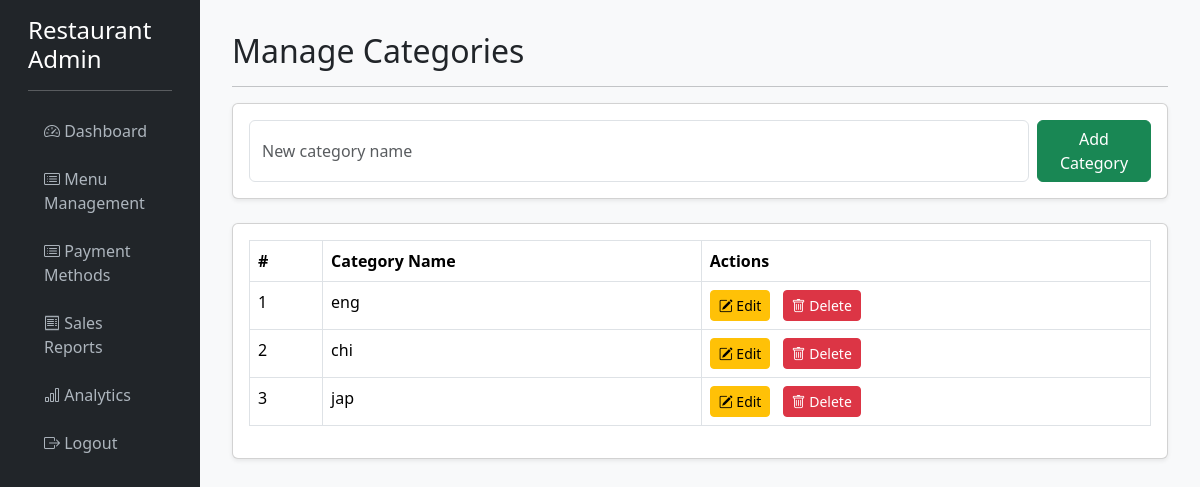
The app's page /admin/categories (signed in), older data.
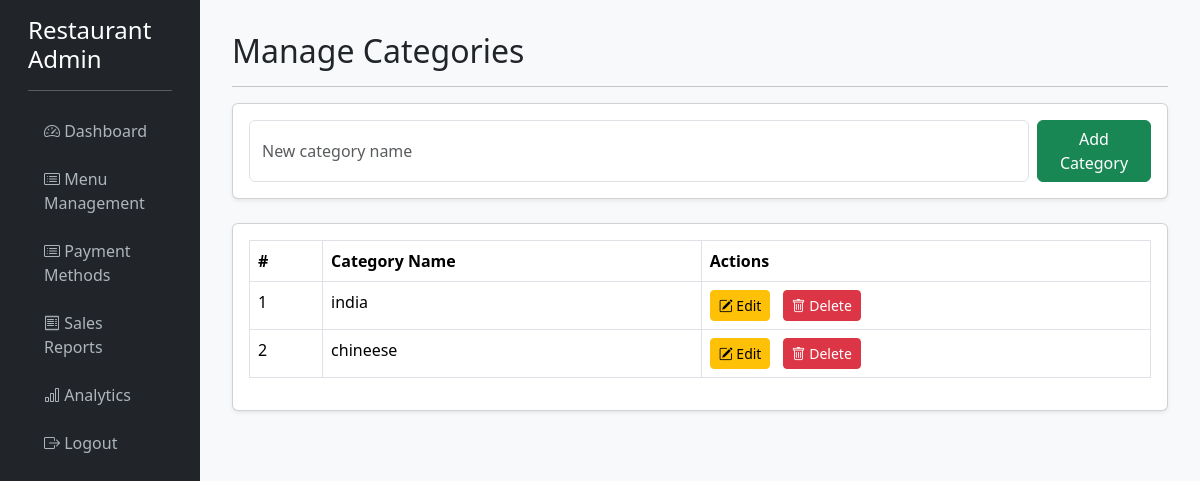
The same page, newer data.
### tables this page shows
CREATE TABLE categories (
                id INTEGER PRIMARY KEY AUTOINCREMENT,
                name TEXT NOT NULL UNIQUE,
                created_at TEXT NOT NULL DEFAULT CURRENT_TIMESTAMP
            );

### app.py (the view)
@admin_bp.route("/categories")
def categories_page():
	db = get_db()
	cursor = db.cursor()
	cursor.execute("SELECT * FROM categories ORDER BY id")
	categories = cursor.fetchall()
	cursor.close()
	return render_template("admin/category_management.html", categories=categories)

### app.py (called while the page is built, shortened)
def get_db():
	db = getattr(g, '_database', None)
	if db is None:
		db = g._database = sqlite3.connect('restaurant.db')
		db.row_factory = sqlite3.Row  # This enables dictionary-like access
	return db

@app.teardown_appcontext
def close_connection(exception):
	db = getattr(g, '_database', None)
	if db is not None:
		db.close()

def is_session_expired(x):
	if x == "admin":
		if 'logged_in' not in session or 'last_activity' not in session:
			return True
		timeout = 3600
		if time.time() - session['last_activity'] > timeout:
			return True
		session['last_activity'] = time.time()
	return False

@admin_bp.before_request
def before_admin_request():
	if request.endpoint and request.endpoint.startswith('admin.'):
		if request.endpoint not in ['admin.login', 'admin.forget_password']:
			if session.get('admin_device_id') != request.remote_addr:
				flash("Access denied. You can only access this page from the device you logged in on.", "danger")
				session.clear()
				return redirect(url_for("admin.login"))
			if is_session_expired("admin"):
				session.clear()
				flash("Your session has expired. Please log in again.", "info")
				return redirect(url_for("admin.login"))

### templates/admin/category_management.html (shortened to what this page needs)
{% extends "base_admin.html" %}
{% block page_title %}Manage Categories{% endblock %}
{% block content %}
<div class="card mb-4 shadow-sm">
    <div class="card-body d-flex align-items-center">
        <form class="d-flex flex-grow-1" method="POST" action="{{ url_for('admin.add_category') }}">
            <input type="text" name="category_name" class="form-control me-2" placeholder="New category name" required>
            <button type="submit" class="btn btn-success">Add Category</button>
        </form>
    </div>
</div>
<div class="card shadow-sm">
    <div class="card-body">
        <table class="table table-bordered">
            <thead>
                <tr>
                    <th>#</th>
                    <th>Category Name</th>
                    <th>Actions</th>
                </tr>
            </thead>
            <tbody>
                {% for cat in categories %}
                <tr>
                    <td>{{ loop.index }}</td>
                    <td>{{ cat.name }}</td>
                    <td>
                        <a href="{{ url_for('admin.edit_category', category_name=cat.name) }}"
                           class="btn btn-sm btn-warning me-2">
                           <i class="bi bi-pencil-square"></i> Edit
                        </a>
                        <form method="POST" action="{{ url_for('admin.delete_category', category_name=cat.name) }}"
                              style="display:inline-block;" onsubmit="return confirm('Delete this category and all its dishes?');">
                            <button type="submit" class="btn btn-sm btn-danger">
                                <i class="bi bi-trash"></i> Delete
                            </button>
                        </form>
                    </td>
                </tr>
                {% endfor %}
            </tbody>
        </table>
    </div>
</div>
{% endblock %}

### templates/base_admin.html (shortened to what this page needs)
<!DOCTYPE html>
<html lang="en">
<head>
    <link href="https://cdn.jsdelivr.net/npm/bootstrap@5.3.2/dist/css/bootstrap.min.css" rel="stylesheet">
    <link href="https://cdn.jsdelivr.net/npm/bootstrap-icons/font/bootstrap-icons.css" rel="stylesheet">
</head>
<body>
<div class="container-fluid">
    <div class="row">
        <nav class="col-md-2 sidebar d-md-block">
            <div class="p-3">
                <h4 class="text-white">Restaurant Admin</h4>
                <hr>
                <a href="{{ url_for('admin.dashboard') }}" class="{% if request.endpoint == 'admin.dashboard' %}active{% endif %}">
                    <i class="bi bi-speedometer2"></i> Dashboard
                </a>
                <a href="{{ url_for('admin.menu') }}" class="{% if request.endpoint == 'admin.menu' %}active{% endif %}">
                    <i class="bi bi-card-list"></i> Menu Management
                </a>
                <a href="{{ url_for('admin.payment_methods') }}" class="{% if request.endpoint == 'admin.payment_methods' %}active{% endif %}">
                    <i class="bi bi-card-list"></i> Payment Methods
                </a>
                <a href="{{ url_for('admin.reports') }}" class="{% if request.endpoint == 'admin.reports' %}active{% endif %}">
                    <i class="bi bi-receipt"></i> Sales Reports
                </a>
                <a href="{{ url_for('admin.analytics') }}" class="{% if request.endpoint == 'admin.analytics' %}active{% endif %}">
                    <i class="bi bi-bar-chart"></i> Analytics
                </a>
                <a href="{{ url_for('admin.logout') }}">
                    <i class="bi bi-box-arrow-right"></i> Logout
                </a>
            </div>
        </nav>
        <main class="col-md-10 ms-sm-auto col-lg-10 content">
            <h2>{% block page_title %}{% endblock %}</h2>
            <hr>
            {% block content %}{% endblock %}
        </main>
    </div>
</div>
</body>
</html>

### templates/base_admin.html (style rules this page uses)
body { background-color: #f8f9fa; }
.sidebar { min-height: 100vh; background-color: #212529; color: #fff; }
.sidebar a { color: #adb5bd; text-decoration: none; display: block; padding: 0.75rem 1rem; }
.content { padding: 2rem; }

Row changes from the older to the newer data that the page shows:
removed categories: name "eng"
removed categories: name "jap"
added categories: name "india"
changed categories: name "chi" → "chineese"
